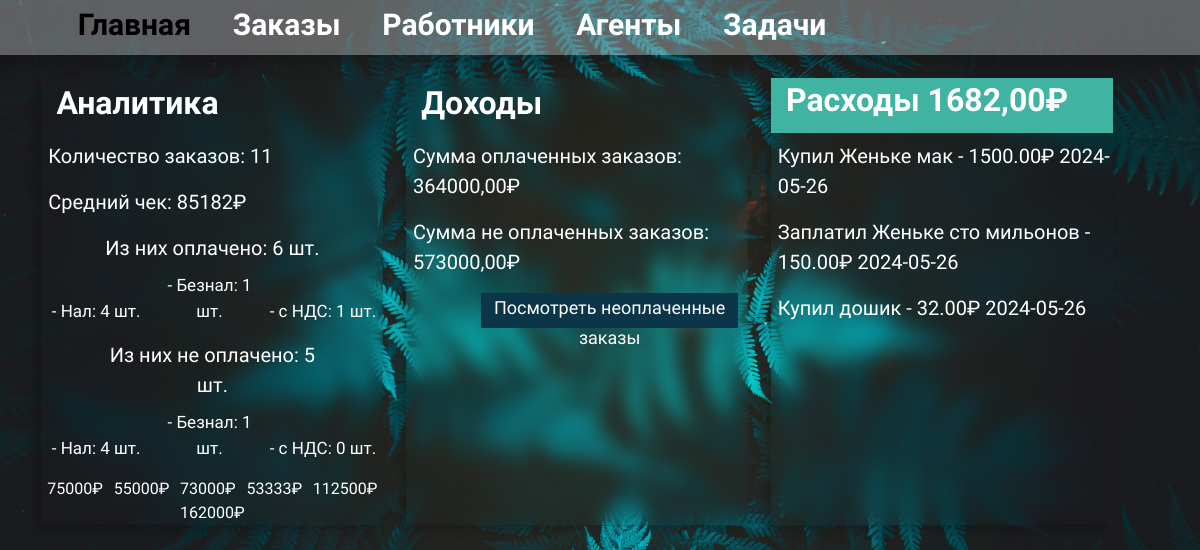
/money_calc/, run on the app's committed database.
### money_calc/models.py (models this page shows)
class Expenses(models.Model):
    id = models.AutoField(primary_key=True)
    expense = models.CharField(max_length=250, verbose_name='Наименование траты')
    cost = models.DecimalField(max_digits=10, decimal_places=2, verbose_name='Сумма трат')
    data_expense = models.DateField(auto_now_add=True, verbose_name='Когда потратил ?')
    class Meta:
        verbose_name = 'Трата'
        verbose_name_plural = 'Расходы'
    def __str__(self):
        return f'{self.expense} - {self.cost}₽ {self.data_expense}'

### money_calc/views.py (the view)
# urls.py: path('', views.index, name='index'),
def index(request):
    expenses = Expenses.objects.all()
    orders = Order.objects.all()
    orders_pay = Order.objects.filter(payment_status='yes')
    orders_pay_cash = Order.objects.filter(payment_status='yes', payment_method='cash')
    orders_pay_card = Order.objects.filter(payment_status='yes', payment_method='card')
    orders_pay_law = Order.objects.filter(payment_status='yes', payment_method='law')
    orders_pay_cash_count = orders_pay_cash.count()
    orders_pay_card_count = orders_pay_card.count()
    orders_pay_law_count = orders_pay_law.count()
    orders_not_pay = Order.objects.filter(payment_status='no')
    orders_not_pay_cash = Order.objects.filter(payment_status='no', payment_method='cash')
    orders_not_pay_card = Order.objects.filter(payment_status='no', payment_method='card')
    orders_not_pay_law = Order.objects.filter(payment_status='no', payment_method='law')
    orders_not_pay_cash_count = orders_not_pay_cash.count()
    orders_not_pay_card_count = orders_not_pay_card.count()
    orders_not_pay_law_count = orders_not_pay_law.count()
    count_order = orders.count()
    orders_pay_count = orders_pay.count()
    orders_not_pay_count = orders_not_pay.count()
    expense_sum = 0
    for expense in expenses:
        expense_sum += expense.cost
    total_sum = 0
    for order in orders:
        total_sum += order.sum
    avg_order_sum = total_sum / count_order
    pay_sum = 0
    for pay in orders_pay:
        pay_sum += pay.sum
    not_pay_sum = 0
    for pay in orders_not_pay:
        not_pay_sum += pay.sum
    latest_expense_list = Expenses.objects.order_by('-id')[:5]
    order_analytics = Order.objects.values('publish_data__week_day').annotate(total=Round(Avg('sum')))
    analytics = [0] * 7
    for analytics_data in order_analytics:
        day_of_week = analytics_data['publish_data__week_day']
        total_amount = analytics_data['total']
        analytics[day_of_week - 1] = total_amount
    locale = "ru_RU"
    day_names = [format_date(date(2022, 1, i + 1), format="eee", locale=locale) for i in range(7)]
    context = {
        'expenses': expenses,
        'orders': orders,
        'expense_sum': expense_sum,
        'total_sum': total_sum,
        'count_order': count_order,
        'orders_pay': orders_pay,
        'orders_not_pay': orders_not_pay,
        'pay_sum': pay_sum,
        'not_pay_sum': not_pay_sum,
        'orders_pay_count': orders_pay_count,
        'orders_pay_cash': orders_pay_cash,
        'orders_pay_card': orders_pay_card,
        'orders_pay_law': orders_pay_law,
        'orders_pay_cash_count': orders_pay_cash_count,
        'orders_pay_card_count': orders_pay_card_count,
        'orders_pay_law_count': orders_pay_law_count,
        'orders_not_pay_count': orders_not_pay_count,
        'orders_not_pay_cash': orders_not_pay_cash,
        'orders_not_pay_card': orders_not_pay_card,
        'orders_not_pay_law': orders_not_pay_law,
        'orders_not_pay_cash_count': orders_not_pay_cash_count,
        'orders_not_pay_card_count': orders_not_pay_card_count,
        'orders_not_pay_law_count': orders_not_pay_law_count,
        'latest_expense_list': latest_expense_list,
        'analytics': analytics,
        'day_names': day_names,
        'avg_order_sum': avg_order_sum,
    }
    return render(request, 'money_calc/index.html', context)

### money_calc/templatetags/custom_filters.py (called while the page is built)
@register.filter
def zip_lists(list1, list2):
    return zip(list1, list2)

### money_calc/templates/money_calc/index.html (shortened to what this page needs)
{% extends 'money_calc/layout.html' %}
{% load custom_filters %}
{% block content %}
<div class="container">
    <div class="row">
        <div class="col-md-4 index-item">
            <div class="analys">
                <h2 class="column-title">Аналитика</h2>
                <p class="punkt">Количество заказов: {{ count_order }}</p>
                <p class="punkt">Средний чек: {{ avg_order_sum|floatformat:0 }}₽</p>
                <p class="sub-punkt">Из них оплачено: {{ orders_pay_count }} шт.</p>
                <p class="pod-punkt">- Нал: {{ orders_pay_cash_count }} шт.</p>
                <p class="pod-punkt">- Безнал: {{ orders_pay_card_count }} шт.</p>
                <p class="pod-punkt">- с НДС: {{ orders_pay_law_count }} шт.</p>
                <p class="sub-punkt">Из них не оплачено: {{ orders_not_pay_count }} шт.</p>
                <p class="pod-punkt">- Нал: {{ orders_not_pay_cash_count }} шт.</p>
                <p class="pod-punkt">- Безнал: {{ orders_not_pay_card_count }} шт.</p>
                <p class="pod-punkt">- с НДС: {{ orders_not_pay_law_count }} шт.</p>
                <div class="anal-avg">
                    {% for day_name, analytics_value in day_names|slice:"1:"|zip_lists:analytics %}
                    <div class="anal-day">
                        <div class="day-avg">{{ analytics_value }}₽</div>
                    </div>
                    {% endfor %}
                </div>
            </div>
        </div>
        <div class="col-md-4 index-item">
            <div class="profit">
                <h2 class="column-title">Доходы</h2>
                <p class="punkt">Сумма оплаченных заказов: {{ pay_sum }}₽</p>
                <p class="punkt">Сумма не оплаченных заказов: {{ not_pay_sum }}₽</p>
                <a href="{% url 'not_pay_orders' %}"><div class="text-index-btn">Посмотреть неоплаченные заказы</div></a>
            </div>
        </div>
        <div class="col-md-4 index-item">
            <div class="expenses">
                <a href="{% url 'expenses' %}"><h2 class="column-title exp">Расходы {{ expense_sum }}₽</h2></a>
                {% for expense in latest_expense_list %}
                    <p class="punkt">{{ expense }}</p>
                {% endfor %}
            </div>
        </div>
    </div>
</div>
{% endblock %}

### money_calc/static/money_calc/style.css (style rules this page uses)
body { font-family: "Source Sans 3", sans-serif; font-optical-sizing: auto; font-weight: 400; font-style: normal; background-image: url('/static/money_calc/img/bg.jpg'); background-size: cover; color: #fff; }
.index-item { width: 30%; margin: 2% 1% 0 1%; text-decoration: none; padding-left: 0; padding-right: 0; color: #fff; box-shadow: -5px 5px 10px rgb(0 0 0 / 20%); backdrop-filter: blur(10px); }
.column-title { height: 55px; width: 100%; line-height: 50px; font-weight: 600; padding-left: 15px; text-decoration: none; }
.punkt { font-size: 20px; padding-left: 2%; }
.sub-punkt { text-align: center; margin: 0 auto; width: 65%; font-size: 20px; }
.pod-punkt { margin-top: 3%; text-align: center; font-size: 17px; width: 32%; display: inline-block; }
.exp { background-color: #41b3a3; color: #fff; line-height: 45px; }
a { text-decoration: none; }
.text-index-btn { display: inline-block; width: 75%; height: 35px; line-height: 30px; background-color: #0c3549; text-decoration: none; color: #fff; text-align: center; float: right; font-size: 18px; margin-right: 3%; margin-bottom: 3%; }
.anal-avg { text-align: center; }
.anal-day { display: inline-block; margin-left: 1%; margin-right: 1%; }

### data on the page
Expenses: expense+cost+data_expense "Купил Женьке мак - 1500.00₽ 2024-05-26"
Expenses: expense+cost+data_expense "Заплатил Женьке сто мильонов - 150.00₽ 2024-05-26"
Expenses: expense+cost+data_expense "Купил дошик - 32.00₽ 2024-05-26"

### other printed values
{{ count_order }} "11"
{{ avg_order_sum|floatformat:0 }} "85182"
{{ orders_pay_count }} "6"
{{ orders_pay_cash_count }} "4"
{{ orders_pay_card_count }} "1"
{{ orders_pay_law_count }} "1"
{{ orders_not_pay_count }} "5"
{{ orders_not_pay_cash_count }} "4"
{{ orders_not_pay_card_count }} "1"
{{ orders_not_pay_law_count }} "0"
{{ analytics_value }} "75000" "55000" "73000" "53333" "112500" "162000"
{{ pay_sum }} "364000,00"
{{ not_pay_sum }} "573000,00"
{{ expense_sum }} "1682,00"
